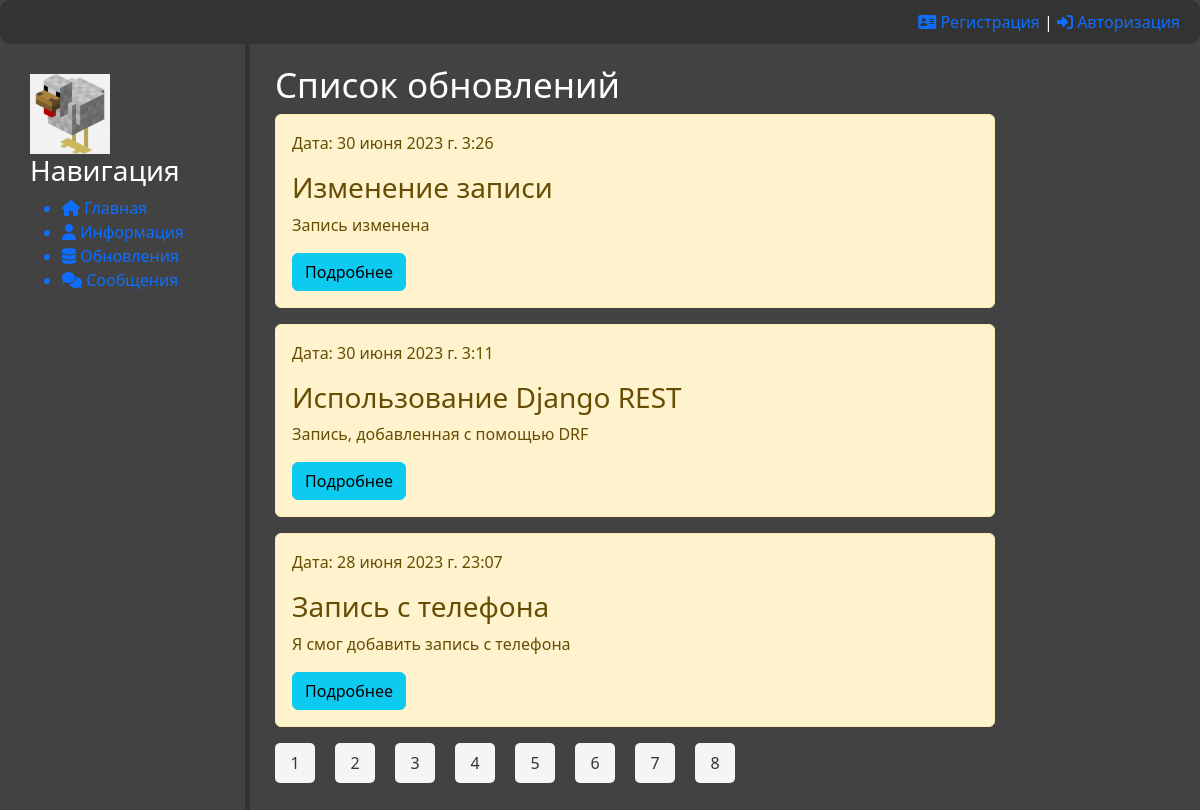
The app's page /database/?page=4 with its own data.
### database/models.py (models this page shows, shortened)
class Notes(models.Model):
    objects = None
    title = models.CharField('Название', max_length=50)
    anons = models.CharField('Анонс', max_length=250)
    full_text = models.TextField('Заметка')
    date = models.DateTimeField('Дата', auto_now_add=True)
    category = models.ForeignKey('Category', on_delete=models.PROTECT, null=True)
    def get_absolute_url(self):
        return reverse('note', kwargs={'note_id': self.pk})
    class Meta:
        verbose_name = 'Заметка'
        verbose_name_plural = 'Заметки'

### database/views.py (the view)
# urls.py: path('', views.UpdateHome.as_view(), name='data_base_home'),
class UpdateHome(ListView): #LoginRequiredMixin
    paginate_by = 3
    model = Notes
    template_name = 'database/home.html'
    context_object_name = 'notes'
    login_url = reverse_lazy('not_auth')
    ordering = ['-date']
    def get_context_data(self, *, object_list=None, **kwargs):
        context = super().get_context_data(**kwargs)
        context['title'] = 'Список обновлений'
        return context

### database/templates/database/home.html (shortened to what this page needs)
{% extends 'main/layout.html' %}
{% block content %}
    <div class="features">
        <h1> {{ title }} </h1>
        {% if object_list %}
            {% for elem in notes %}
                <div class="alert alert-warning">
                    <p style="margin-right: auto;"> Дата: {{elem.date}}</p>
                    <h3> {{ elem.title }} </h3>
                    <p> {{ elem.anons }} </p>
                    <a href="{{ elem.get_absolute_url }}"><button class="btn btn-info"> Подробнее </button></a>
                </div>
            {% endfor %}
        {% else %}
            <p> Обновлений нет! </p>
        {% endif %}
        <nav class="list-pages">
            <ul>
                {% for page in paginator.page_range %}
                    <li class="page-num">
                        <a href="?page={{ page }}"> {{ page }}</a>
                    </li>
                {% endfor %}
            </ul>
        </nav>
    </div>
{% endblock %}

### main/static/main/css/main.css (style rules this page uses)
:root { --white-text: #FFFFFF; --dividing-section: #333; }
body { overflow-y: hidden; background: #424242; color: var(--white-text); }
a { text-decoration: none; }
nav ul { list-style: none; display: flex; margin: 0; padding: 0; }
nav li { margin-left: 20px; }
nav li:first-child { margin-left: 0; }
main .features h1 { font-size: 35px; }

### main/static/main/css/pagination.css (style rules this page uses)
.list-pages { text-align: center; }
.list-pages ul { list-style-type: none; padding: 0; margin: 0; }
.list-pages li { display: inline-block; }
.page-num a { display: inline-block; width: 40px; height: 40px; line-height: 40px; background-color: #f5f5f5; color: #333; text-align: center; text-decoration: none; transition: background-color 0.7s ease; border-radius: 5px; }

### records on screen
Notes: date "30 июня 2023 г. 3:26", title "Изменение записи", anons "Запись изменена"
Notes: date "30 июня 2023 г. 3:11", title "Использование Django REST", anons "Запись, добавленная с помощью DRF"
Notes: date "28 июня 2023 г. 23:07", title "Запись с телефона", anons "Я смог добавить запись с телефона"

### other values on screen
{{ title }} "Список обновлений"
{{ page }} "1" "2" "3" "4" "5" "6" "7" "8"
